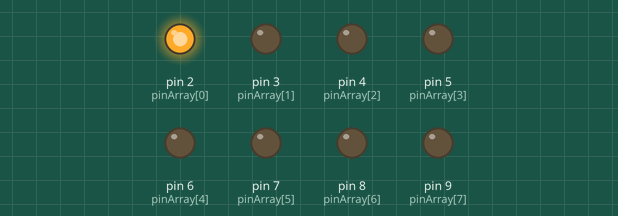
This sketch was run on a simulated Arduino Uno, built with avr-gcc and run on an emulated ATmega328P. Shown: output pins drawn as LEDs (lit = HIGH).

Above: at 0.03 s.
At 0.66 s:
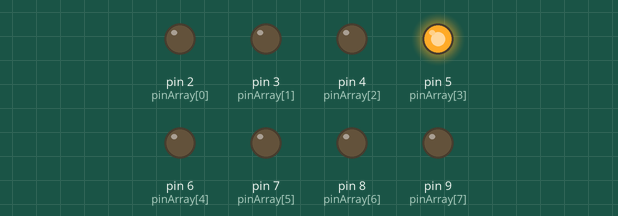
At 1.5 s:
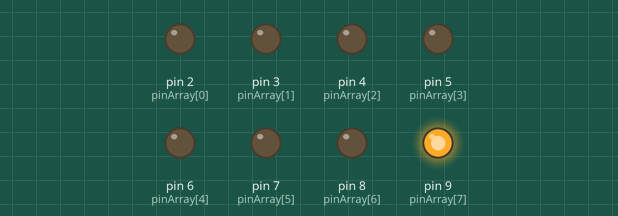
At 2.97 s:
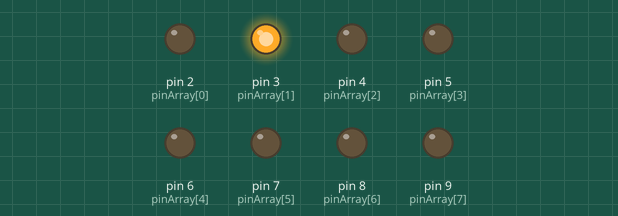
At 4.44 s:
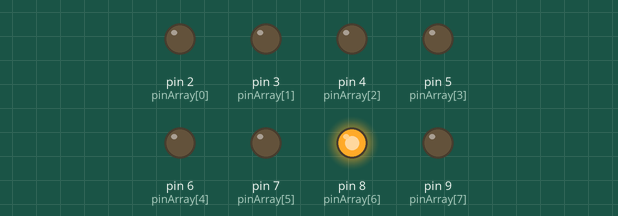
At 6.02 s:
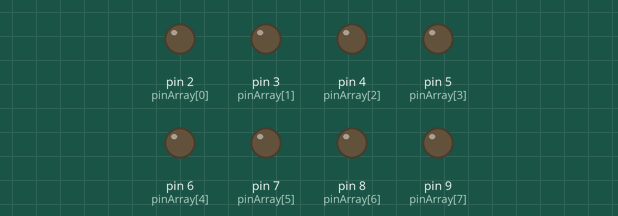
Timing chart, 0 to 6.3 s (numbered marks = the images above):
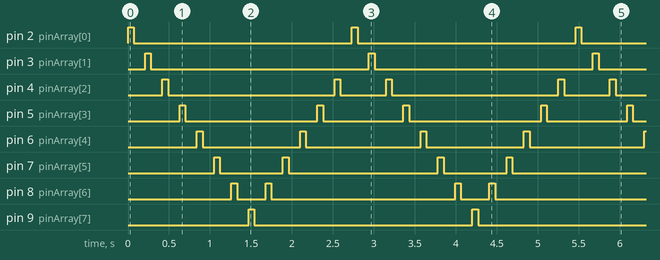

The sketch:

coche_fantastico_2.ino
```cpp
//int pinArray[] = {2, 3, 4, 5, 6, 7};
int pinArray[] = {2, 3, 4, 5, 6, 7, 8, 9};
int count = 0;
int timer = 70;
void setup() {
  //for (count = 0; count < 8; count++) {
    for (count = 0; count < 8; count++) {
pinMode(pinArray[count], OUTPUT);
}
}

void loop() {
  //for (count = 0; count <6 ; count++) {
    for (count = 0; count <8 ; count++) {
  digitalWrite(pinArray[count], HIGH);
delay(timer);
//digitalWrite(pinArray[count + 1], HIGH);
//delay(timer);
digitalWrite(pinArray[count], LOW);
delay(timer*2);
  }
  //for (count = 4; count > 0; count--) {
     for (count = 6; count > 1; count--) {
    digitalWrite(pinArray[count], HIGH);
    delay(timer);
    //digitalWrite(pinArray[count - 1], HIGH);
    //delay(timer);
    digitalWrite(pinArray[count], LOW);
    delay(timer*2);
  }
}
```

Measured:
- by itself, pin 2 (pinArray[0]), pin 3 (pinArray[1]), pin 9 (pinArray[7]): alternates HIGH for 0.07 s and LOW for 2.7 s
- by itself, pin 4 (pinArray[2]): repeats every 2.7 s: LOW 2.0 s, HIGH 0.07 s, LOW 0.56 s, HIGH 0.07 s
- by itself, pin 5 (pinArray[3]): repeats every 2.7 s: LOW 1.6 s, HIGH 0.07 s, LOW 0.98 s, HIGH 0.07 s
- by itself, pin 6 (pinArray[4]): alternates HIGH for 0.07 s and LOW for 1.3 s
- by itself, pin 7 (pinArray[5]): repeats every 2.7 s: LOW 0.77 s, HIGH 0.07 s, LOW 1.8 s, HIGH 0.07 s
- by itself, pin 8 (pinArray[6]): repeats every 2.7 s: LOW 0.35 s, HIGH 0.07 s, LOW 2.2 s, HIGH 0.07 s
